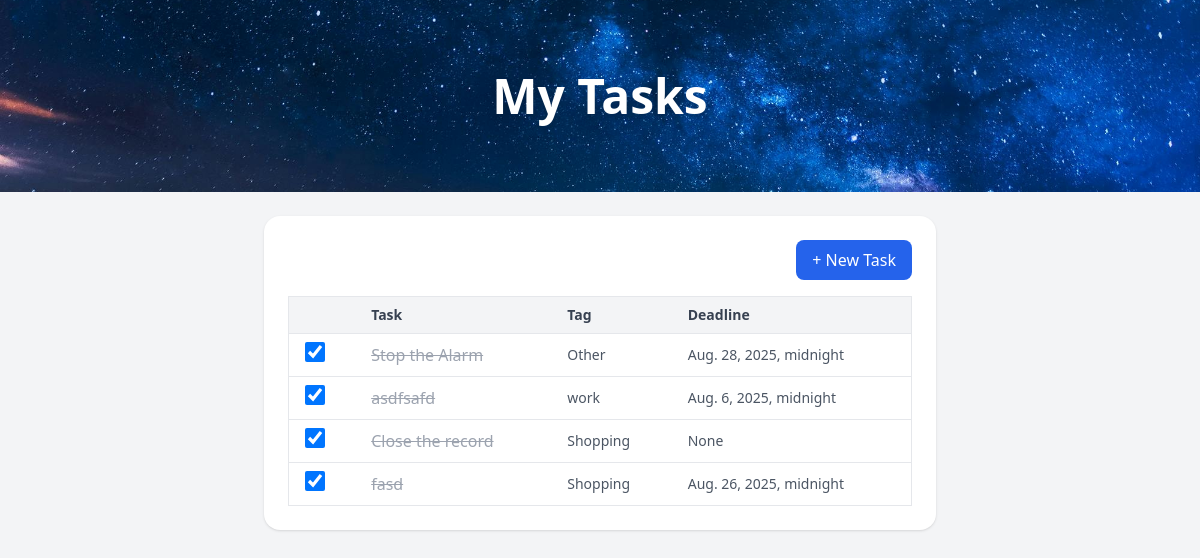
The page /reports/ on the database its author committed.
### tasks/models.py (models this page shows, shortened)
class Task(models.Model):
    status_choices =[('I','Incomplete'),('C','Completed')]
    tag_choices =[('S','Shopping'),('W','work'),('O','Other'),('A','All')]
    name = models.CharField(max_length=200)
    description = models.TextField(blank=True)
    status = models.CharField(max_length=1,choices=status_choices,default='I')
    tag = models.CharField(max_length=1,choices=tag_choices,default='A')
    deadline = models.DateField(null=True,blank=True)
    created_at = models.DateTimeField(auto_now_add=True)

### tasks/views.py (the view)
# urls.py: path('reports/',views.completed_task_list, name='completed_task_list'),
def completed_task_list(request):
    dones = Task.objects.filter(status = 'C')
    return render(request,'tasks/Reports.html',{'tasks':dones})

### tasks/templates/tasks/Reports.html (shortened to what this page needs)
{% load static %}
<!DOCTYPE html>
<html lang="en">
<head>
  <script src="https://cdn.tailwindcss.com"></script>
</head>
<body class="bg-gray-100 min-h-screen flex flex-col">
  <div class="w-full h-48 bg-cover bg-center flex items-center justify-center"
       style="background-image: url('{% static "tasks/img/bannner.jpg" %}');">
    <h1 class="text-5xl text-white font-bold drop-shadow-lg">My Tasks</h1>
  </div>
  <div class="max-w-2xl mx-auto mt-6 bg-white rounded-2xl shadow p-6 w-full">
    <div class="flex justify-end mb-4">
      <button id="openModal"
              class="bg-blue-600 text-white px-4 py-2 rounded-lg hover:bg-blue-700">
        + New Task
      </button>
    </div>
{% if tasks %}
  <div class="overflow-x-auto">
    <table class="min-w-full border border-gray-200 divide-y divide-gray-200 rounded-lg shadow-sm">
      <thead class="bg-gray-100">
        <tr>
          <th class="px-4 py-2 text-left text-sm font-semibold text-gray-700"></th>
          <th class="px-4 py-2 text-left text-sm font-semibold text-gray-700">Task</th>
          <th class="px-4 py-2 text-left text-sm font-semibold text-gray-700">Tag</th>
          <th class="px-4 py-2 text-left text-sm font-semibold text-gray-700">Deadline</th>
        </tr>
      </thead>
      <tbody class="bg-white divide-y divide-gray-200">
        {% for task in tasks %}
          <tr class="hover:bg-gray-50">
            <td class="px-4 py-2">
             <input type="checkbox"
       class="w-5 h-5 text-blue-600 rounded border-gray-300 task-checkbox"
       data-task-id="{{ task.id }}"
       {% if task.status == 'C' %}checked{% endif %}>
            </td>
            <td class="px-4 py-2">
              <span class="task-name {% if task.status == 'C' %}line-through text-gray-400{% endif %}">
                {{ task.name }}
              </span>
            </td>
            <td class="px-4 py-2 text-sm text-gray-600">
              {{ task.get_tag_display }}
            </td>
            <td class="px-4 py-2 text-sm text-gray-600">
              {{ task.deadline }}
            </td>
          </tr>
        {% endfor %}
      </tbody>
    </table>
  </div>
{% else %}
  <p class="text-center text-gray-500">No Completed tasks yet. ✨</p>
{% endif %}
</body>
</html>

### rows shown on the page
Task: status "☑", name "Stop the Alarm", tag "Other", deadline "Aug. 28, 2025, midnight"
Task: status "☑", name "asdfsafd", tag "work", deadline "Aug. 6, 2025, midnight"
Task: status "☑", name "Close the record", tag "Shopping", deadline "None"
Task: status "☑", name "fasd", tag "Shopping", deadline "Aug. 26, 2025, midnight"
